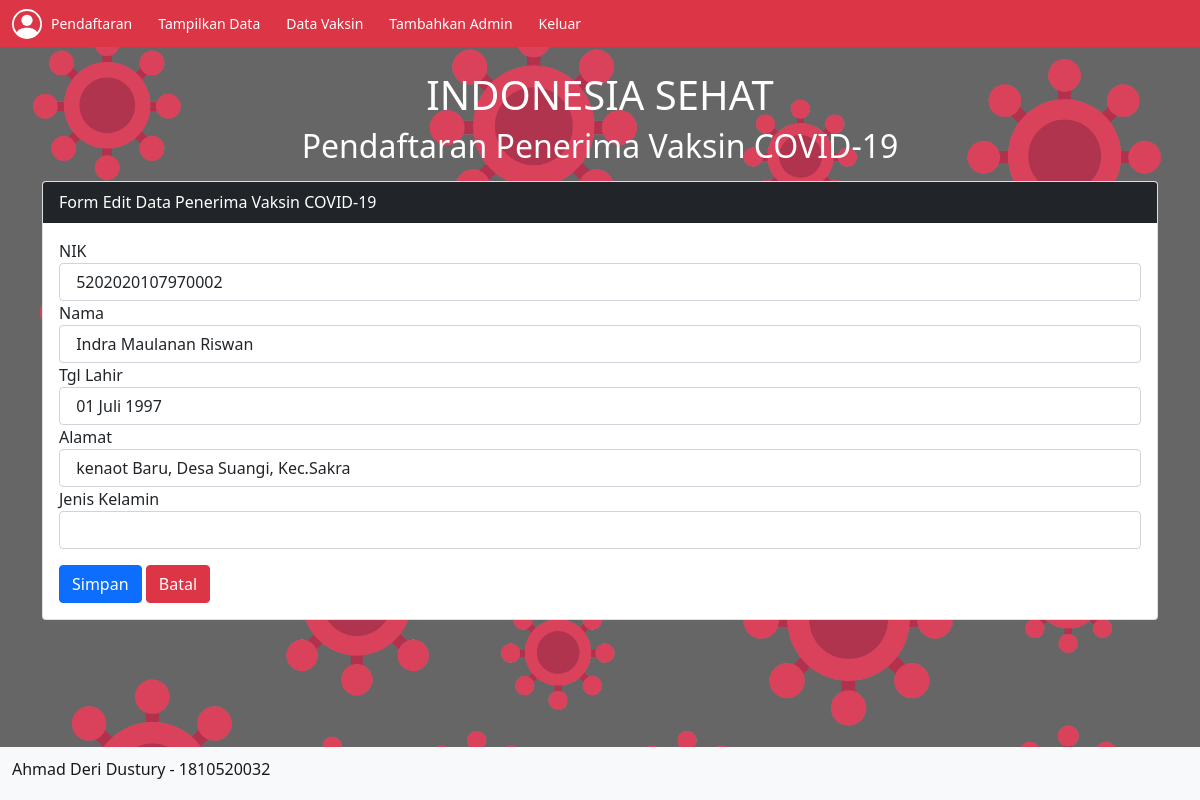
/edit.php?id=2 (signed in), run on the app's committed database.
### tables this page shows
CREATE TABLE `pendaftaran` (
  `id` int(50) NOT NULL,
  `NIK` varchar(100) NOT NULL,
  `Nama` varchar(100) NOT NULL,
  `tgl_lahir` varchar(30) NOT NULL,
  `alamat` varchar(100) NOT NULL,
  `jenis_kelamin` varchar(50) NOT NULL
);

### functions.php (called while the page is built, shortened)
<?php
$conn = mysqli_connect("localhost", "root", "", "uas");
function query($pndftar){
	global $conn;
	$masukdbms= mysqli_query($conn, $pndftar);
	$wadah=[];
	while ( $data = mysqli_fetch_assoc($masukdbms)) {
		$wadah[] = $data;
	}
	return $wadah;
}
?>

### edit.php (the view, shortened to what this page needs)
<?php
require 'functions.php';
$id = $_GET["id"];
$tampil = query("SELECT * FROM pendaftaran WHERE id = $id")[0];
?>
<!doctype html>
<html lang="en">
<head>
	<link href="https://cdn.jsdelivr.net/npm/bootstrap@5.0.0-beta1/dist/css/bootstrap.min.css" rel="stylesheet">
</head>
<body style="background:url(./assets/images/virus1.jpg)no-repeat; background-size: cover; height: 100vh;">
	<nav class="navbar navbar-light bg-danger">
		<form class="container-fluid justify-content-start">
			<a href="pendaftaran.php" class="btn btn-sm btn-danger me-2" type="button">Pendaftaran</a>
			<a href="datapendaftar.php" class="btn btn-sm btn-danger me-2" type="button">Tampilkan Data</a>
			<a href="vaksin.php" class="btn btn-sm btn-danger me-2" type="button">Data Vaksin</a>
			<a href="register.php" class="btn btn-sm btn-danger me-2" type="button">Tambahkan Admin</a>
			<a href="keluar.php" class="btn btn-sm btn-danger me-2" type="button">Keluar</a>
		</form>
	</nav>
	<div class="container">
		<br>
		<h1 class="text-center text-white">INDONESIA SEHAT</h1>
		<h2 class="text-center text-white">Pendaftaran Penerima Vaksin COVID-19</h2>
		<div class="card mt-3">
			<div class="card-header bg-dark text-white">
				Form Edit Data Penerima Vaksin COVID-19
			</div>
			<div class="card-body">
				<form method="post" action="">
					<div class="form-group">
						<label>NIK</label>
						<input type="text" name="NIK" class="form-control" value=" <?php echo $tampil["NIK"]; ?> " required>
					</div>
					<div class="form-group">
						<label>Nama</label>
						<input type="text" name="Nama" class="form-control" value=" <?php echo $tampil["Nama"]; ?> " required>
					</div>
					<div class="form-group">
						<label>Tgl Lahir</label>
						<input type="text" name="tgl_lahir" class="form-control" value=" <?php echo $tampil["tgl_lahir"]; ?> " required>
					</div>
					<div class="form-group">
						<label>Alamat</label>
						<input class="form-control" name="alamat" value=" <?php echo $tampil["alamat"] ;?> "></input>
					</div>
					<div class="form-group">
						<label>Jenis Kelamin</label>
						<select class="form-control" name="jenis_kelamin" required>
							<option></option>
							<option value="Pria">Pria</option>
						</select>
					</div>
					<button type="submit" class="btn btn-primary mt-3" name="bsimpan">Simpan</button>
					<button type="reset" class="btn btn-danger mt-3" name="bbatal">Batal</button>
				</form>
			</div>
		</div>
	</div>
	<nav class="navbar fixed-bottom navbar-light bg-light">
		<div class="container-fluid">
			<a class="navbar-brand" href=""><h6>Ahmad Deri Dustury - 1810520032</h6></a>
		</div>
	</nav>
</body>
</html>

### data on the page
pendaftaran: NIK "5202020107970002", Nama "Indra Maulanan Riswan", tgl_lahir "01 Juli 1997", alamat "kenaot Baru, Desa Suangi, Kec.Sakra"
